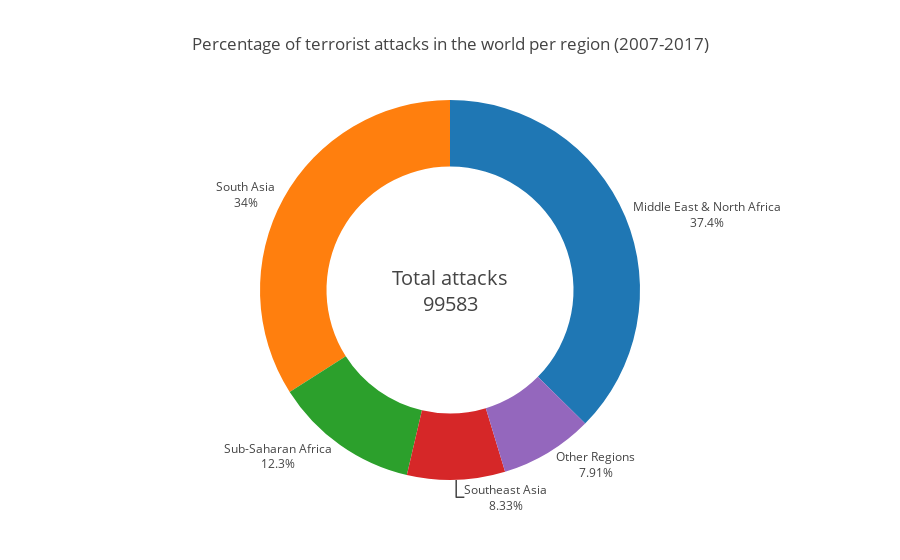

Source (notebook cell):
### Markdown cell above
<h1 style="text-align:center">Terrorism: looking beyond Western Europe</h1>

<p style="text-align:center">A data story by Nils Böhne, Brechje van Lokhorst,
    <br>Yochem van Rosmalen and Jada Xie.
</p>

### Code cell
import pandas as pd
import numpy as np
from math import isnan

from plotly.offline import init_notebook_mode, iplot
import plotly.graph_objs as go

# Start notebook mode
init_notebook_mode(connected=True)

low_memory=False

def get_data():
    raw_data = pd.read_csv('dataset.csv', encoding='ISO-8859-1')

    selected_columns = raw_data[[
        'motive',
        'eventid',
        'gname',
        'iyear',
        'nkill',
        'nwound',
        'nhostkid',
        'region_txt'
    ]]

    return selected_columns
    filtered_data = selected_columns[(selected_columns.region_txt == 'Eastern Europe') | \
                                     (selected_columns.region_txt == 'Western Europe')]

    
    return filtered_data

data = get_data()

reg_count = {}
for a in data.itertuples():
    if a.iyear < 2007:
        continue
    if a.region_txt in reg_count:
        reg_count[a.region_txt] += 1
    else:
        reg_count[a.region_txt] = 1

# initialize the 'other' category
reg_count['Other Regions'] = 0

total_count = sum(reg_count.values())

should_restart = True
while should_restart:
    should_restart = False
    for reg, count in reg_count.items():
        if count / total_count < 0.05 and reg != 'Other Regions':
            reg_count['Other Regions'] += count
            del reg_count[reg]
            should_restart = True
            break

c, r = zip(*sorted([(c, reg) for reg, c in reg_count.items()], reverse=True))
count = list(c)
reg = list(r)

fig = {
    'data': [
        {
            'values': count,
            'labels': reg,
            'textposition': 'outside',
            'textinfo': 'label+percent',
            'hole': .65,
            'type': 'pie'
        }
    ],
    'layout': {
        'title':'Percentage of terrorist attacks in the world per region (2007-2017)',
        'showlegend': False,
        'annotations': [
            {
                "font": {
                    "size": 20
                },
                "showarrow": False,
                "text": f'Total attacks<br>{sum(count)}'
            }
        ]
    }
}
iplot(fig)

### Figure 1 — Plotly figure (JSON) as saved in the notebook; plotly's stock layout.template omitted (floating-point values rounded to 4 significant figures)
{"data": [{"hole": 0.65, "labels": ["Middle East & North Africa", "South Asia", "Sub-Saharan Africa", "Southeast Asia", "Other Regions"], "textinfo": "label+percent", "textposition": "outside", "type": "pie", "uid": "b92648eb-1044-4673-90b9-2ca866cc3463", "values": [37247, 33872, 12289, 8295, 7880]}], "layout": {"annotations": [{"font": {"size": 20}, "showarrow": false, "text": "Total attacks<br>99583"}], "showlegend": false, "title": {"text": "Percentage of terrorist attacks in the world per region (2007-2017)"}}}
